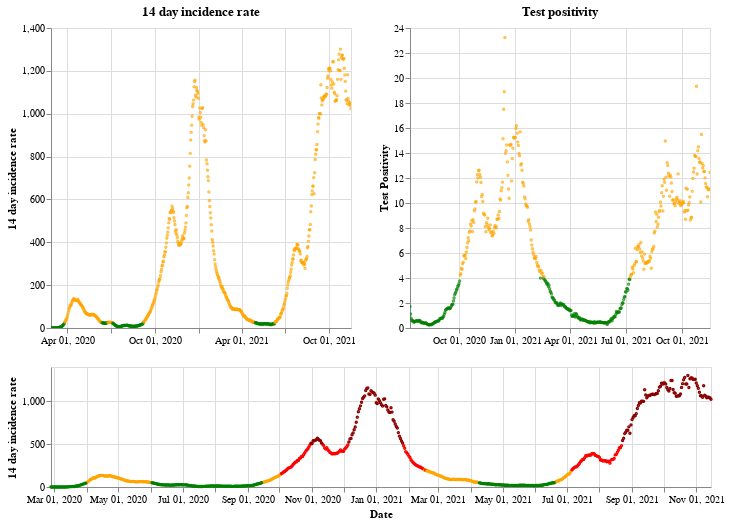

Source (notebook cell):
### Markdown cell above
## Wales

### Code cell
plot_traffic_light('Wales')

### Figure 1 — Vega-Lite specification as saved in the notebook (floating-point values rounded to 4 significant figures; data arrays with more than 128 entries replaced by an {"elided": "..."} marker saying what was removed)
{"config": {"view": {"continuousWidth": 400, "continuousHeight": 300}}, "vconcat": [{"hconcat": [{"mark": {"type": "point", "size": 2}, "encoding": {"color": {"condition": {"value": "green", "test": "(datum.twoWeeklyCasesRate <= 25)"}, "value": "orange"}, "tooltip": [{"type": "nominal", "field": "areaName"}, {"type": "temporal", "field": "date"}, {"type": "quantitative", "field": "twoWeeklyCasesRate"}, {"type": "quantitative", "field": "testPositivity"}], "x": {"type": "temporal", "axis": {"title": ""}, "field": "date", "scale": {"domain": {"selection": "DateBrush"}}, "timeUnit": "yearmonthdate"}, "y": {"type": "quantitative", "axis": {"title": "14 day incidence rate"}, "field": "twoWeeklyCasesRate"}}, "title": "14 day incidence rate", "width": 300}, {"mark": {"type": "point", "size": 2}, "encoding": {"color": {"condition": {"value": "green", "test": "(datum.testPositivity <= 4)"}, "value": "orange"}, "tooltip": [{"type": "nominal", "field": "areaName"}, {"type": "temporal", "field": "date"}, {"type": "quantitative", "field": "twoWeeklyCasesRate"}, {"type": "quantitative", "field": "testPositivity"}], "x": {"type": "temporal", "axis": {"title": ""}, "field": "date", "scale": {"domain": {"selection": "DateBrush"}}, "timeUnit": "yearmonthdate"}, "y": {"type": "quantitative", "axis": {"title": "Test Positivity"}, "field": "testPositivity"}}, "title": "Test positivity", "width": 300}]}, {"layer": [{"mark": {"type": "point", "size": 2}, "encoding": {"color": {"condition": {"value": "orange", "test": "(((datum.testPositivity < 4) && (datum.twoWeeklyCasesRate >= 50)) && (datum.twoWeeklyCasesRate < 200))"}, "value": "red"}, "opacity": {"condition": {"value": 1, "test": "((datum.twoWeeklyCasesRate >= 50) && (datum.twoWeeklyCasesRate < 500))"}, "value": 0}, "tooltip": [{"type": "nominal", "field": "areaName"}, {"type": "temporal", "field": "date"}, {"type": "quantitative", "field": "twoWeeklyCasesRate"}, {"type": "quantitative", "field": "testPositivity"}], "x": {"type": "temporal", "axis": {"title": "Date"}, "field": "date", "timeUnit": "yearmonthdate"}, "y": {"type": "quantitative", "axis": {"title": "14 day incidence rate"}, "field": "twoWeeklyCasesRate"}}, "selection": {"DateBrush": {"type": "interval", "encodings": ["x"], "fields": ["Time"]}}}, {"mark": {"type": "point", "size": 2}, "encoding": {"color": {"value": "darkred"}, "opacity": {"condition": {"value": 1, "test": "(datum.twoWeeklyCasesRate >= 500)"}, "value": 0}, "tooltip": [{"type": "nominal", "field": "areaName"}, {"type": "temporal", "field": "date"}, {"type": "quantitative", "field": "twoWeeklyCasesRate"}, {"type": "quantitative", "field": "testPositivity"}], "x": {"type": "temporal", "axis": {"title": "Date"}, "field": "date", "timeUnit": "yearmonthdate"}, "y": {"type": "quantitative", "axis": {"title": "14 day incidence rate"}, "field": "twoWeeklyCasesRate"}}}, {"mark": {"type": "point", "size": 2}, "encoding": {"color": {"condition": {"value": "green", "test": "((datum.testPositivity < 4) && (datum.twoWeeklyCasesRate < 50))"}, "value": "orange"}, "opacity": {"condition": {"value": 1, "test": "(datum.twoWeeklyCasesRate < 50)"}, "value": 0}, "tooltip": [{"type": "nominal", "field": "areaName"}, {"type": "temporal", "field": "date"}, {"type": "quantitative", "field": "twoWeeklyCasesRate"}, {"type": "quantitative", "field": "testPositivity"}], "x": {"type": "temporal", "axis": {"title": "Date"}, "field": "date", "timeUnit": "yearmonthdate"}, "y": {"type": "quantitative", "axis": {"title": "14 day incidence rate"}, "field": "twoWeeklyCasesRate"}}}], "height": 120, "width": 660}], "data": {"name": "data-6551ad04ec285cbfbcc0a04f6ae4c3d3"}, "$schema": "https://vega.github.io/schema/vega-lite/v4.8.1.json", "datasets": {"data-6551ad04ec285cbfbcc0a04f6ae4c3d3": {"elided": "628 records"}}}
